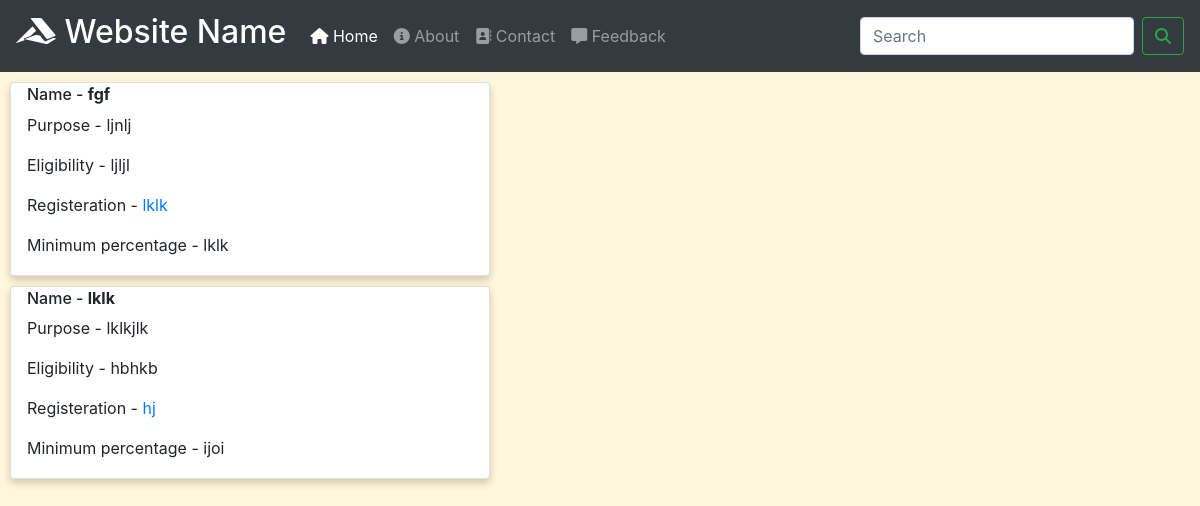
The app's page /medical-exams/ with its own data.
### webapp/models.py (models this page shows, shortened)
class MedicalExam(models.Model):
    name = models.CharField(max_length=100)
    purpose = models.TextField(max_length=150)
    eligibility = models.TextField(max_length=250)
    application_mode = models.CharField(max_length=20)
    source = models.CharField(max_length=150)
    minimum_percentage = models.CharField(max_length=50)

### webapp/views.py (the view)
# urls.py: path('medical-exams/', views.medical, name='medical'),
def medical(request):
    medicalexams = MedicalExam.objects.all()
    return render(request, 'webapp/medical-exams.html', {'medexams': medicalexams})

### webapp/templates/webapp/medical-exams.html (shortened to what this page needs)
{% load static %}
<!DOCTYPE html>
<html lang="en">
<head>
    <link rel="stylesheet" href="https://cdn.jsdelivr.net/npm/bootstrap@4.5.3/dist/css/bootstrap.min.css">
    <link rel="stylesheet" href="{% static 'css/style.css' %}">
    <link rel="stylesheet" media="screen and (max-width: 600px)" href="{% static 'css/smallscreen.css' %}">
    <link rel="stylesheet" media="screen and (min-width: 900px)"href="{% static 'css/widescreen.css' %}">
</head>
<body>
    <nav class="navbar navbar-expand-lg navbar-dark bg-dark">
        <a class="navbar-brand" href="#"><h2><i class="fab fa-accusoft"></i> Website Name</h2></a>
        <div class="collapse navbar-collapse" id="navbarSupportedContent">
          <ul class="navbar-nav mr-auto">
            <li class="nav-item active">
              <a class="nav-link" href="{% url 'webapp:index' %}"><i class="fas fa-home"></i> Home <span class="sr-only">(current)</span></a>
            </li>
            <li><a class="nav-link" href="{% url 'webapp:about' %}"><i class="fas fa-info-circle"></i> About <span class="sr-only">(current)</span></a></li>
            <li><a class="nav-link" href="{% url 'webapp:contact' %}"><i class="fas fa-address-book"></i> Contact <span class="sr-only">(current)</span></a></li>
            <li><a class="nav-link" href="{% url 'webapp:feedback' %}"><i class="fas fa-comment-alt"></i> Feedback <span class="sr-only">(current)</span></a></li>
          </ul>
          </div class="sc">
          <form method="get" class="form-inline my-2 my-lg-0" action="/search">
            <input class="form-control mr-sm-2" type="search" placeholder="Search" aria-label="Search" name="query">
            <button class="btn btn-outline-success my-2 my-sm-0" type="submit"><i class="fas fa-search"></i> </button>
          </form>
      </nav>
    {% for med in medexams %}
    <div class="card">
        <div class="container">
            <h6>Name - <b>{{med.name}}</b></h6>
            <p>Purpose - {{med.purpose}}</p>
            <p>Eligibility - {{med.eligibility}}</p>
            <p>Registeration - <a href="{{med.source}}">{{med.source}}</a></p>
            <p>Minimum percentage - {{med.minimum_percentage}}</p>
        </div>
    </div>
    {% endfor %}
</body>

### assets/css/style.css (style rules this page uses)
.card { margin: 10px; }
body { background: black; background-image: url('../image/first.jpg'); background-repeat: no-repeat; background-position: center; background-size: cover; height: 100%; min-height: 500px; }

### assets/css/smallscreen.css (style rules this page uses)
.form-inline { display: flex; flex-wrap: nowrap; }

### webapp/templates/webapp/medical-exams.html (style rules this page uses)
body { background-color: cornsilk; background-image: none; }
.card { box-shadow: 0 4px 8px 0 rgba(0,0,0,0.2); transition: 0.2s; width: 40%; }
.container { padding: 2px 16px; }

### records on screen
MedicalExam: name "fgf", purpose "ljnlj", eligibility "ljljl", source "lklk", minimum_percentage "lklk"
MedicalExam: name "lklk", purpose "lklkjlk", eligibility "hbhkb", source "hj", minimum_percentage "ijoi"
